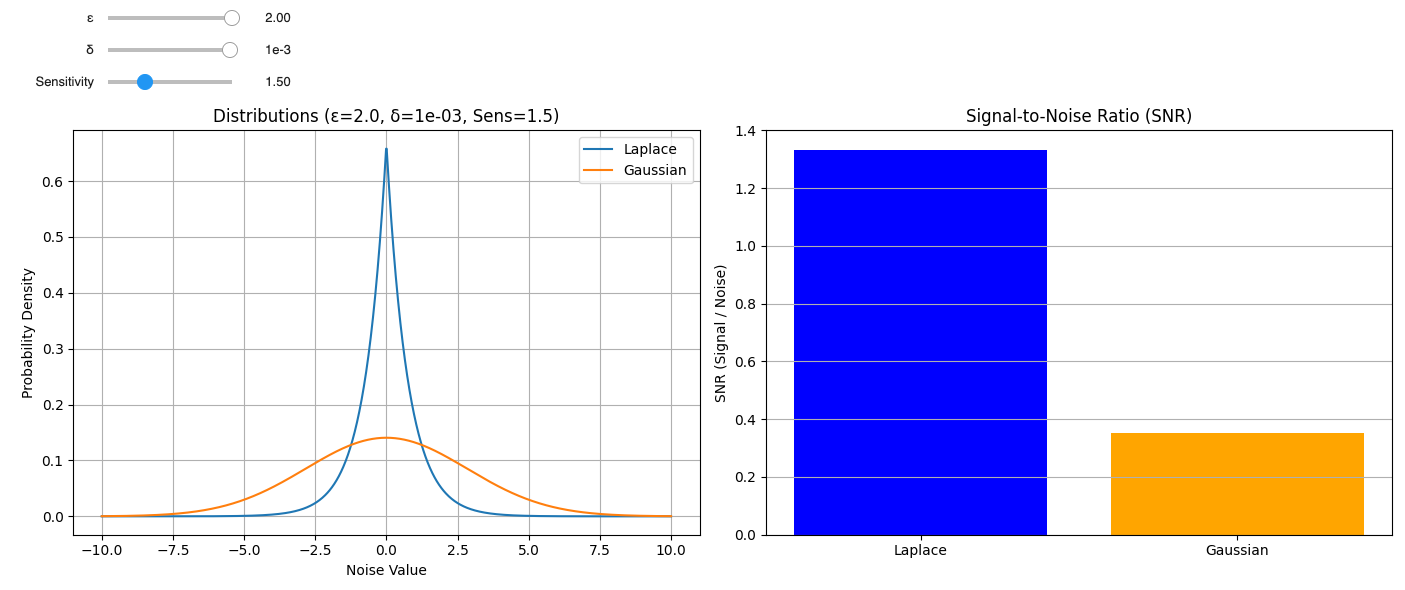

Generate this figure with Python:
import numpy as np
import matplotlib.pyplot as plt
from ipywidgets import interact, FloatSlider

# Function to calculate noise parameters
def calculate_noise(epsilon, delta, sensitivity):
    laplace_scale = sensitivity / epsilon
    gaussian_stddev = np.sqrt(2 * np.log(1.25 / delta)) * sensitivity / epsilon
    return laplace_scale, gaussian_stddev

# Interactive plotting function
@interact(
    epsilon=FloatSlider(min=0.1, max=2.0, step=0.1, value=0.5, description='ε'),
    delta=FloatSlider(min=1e-6, max=1e-3, step=1e-6, value=1e-5, readout_format='.0e', description='δ'),
    sensitivity=FloatSlider(min=0.1, max=5.0, step=0.1, value=1.0, description='Sensitivity')
)
def plot_distributions_and_snr(epsilon, delta, sensitivity):
    lap_scale, gauss_std = calculate_noise(epsilon, delta, sensitivity)
    snr_laplace = 1.0 / lap_scale
    snr_gaussian = 1.0 / gauss_std

    x = np.linspace(-10, 10, 1000)
    laplace_pdf = (1 / (2 * lap_scale)) * np.exp(-np.abs(x) / lap_scale)
    gaussian_pdf = (1 / (gauss_std * np.sqrt(2 * np.pi))) * np.exp(-0.5 * (x / gauss_std)**2)

    fig, axs = plt.subplots(1, 2, figsize=(14, 5))

    # Plot the noise distributions
    axs[0].plot(x, laplace_pdf, label='Laplace')
    axs[0].plot(x, gaussian_pdf, label='Gaussian')
    axs[0].set_title(f'Distributions (ε={epsilon}, δ={delta:.0e}, Sens={sensitivity})')
    axs[0].set_xlabel('Noise Value')
    axs[0].set_ylabel('Probability Density')
    axs[0].legend()
    axs[0].grid(True)

    # Plot SNRs
    axs[1].bar(['Laplace', 'Gaussian'], [snr_laplace, snr_gaussian], color=['blue', 'orange'])
    axs[1].set_title('Signal-to-Noise Ratio (SNR)')
    axs[1].set_ylabel('SNR (Signal / Noise)')
    axs[1].grid(axis='y')

    plt.tight_layout()
    plt.show()
